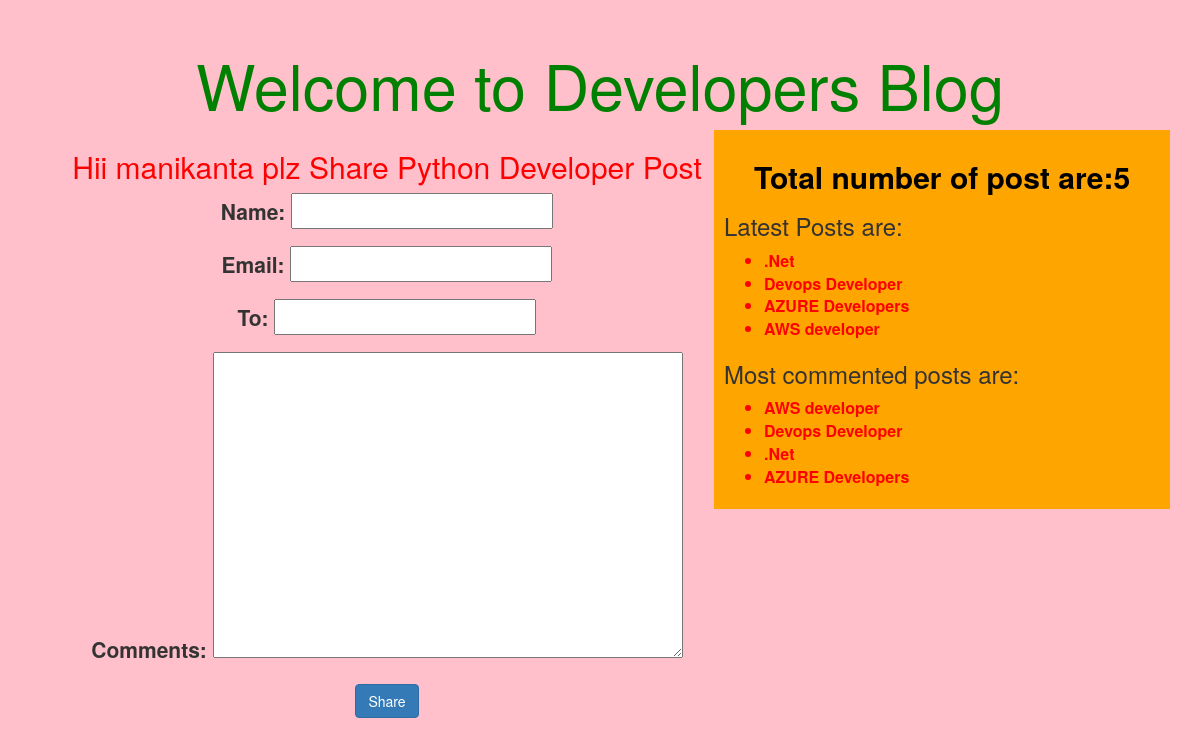
/3/share/ (signed in), run on the app's committed database.
### testapp/models.py (models this page shows, shortened)
class post(models.Model):
    STATUS_CHOICES=(('draft','Draft'),('published','Published'))
    title=models.CharField(max_length=250)
    slug=models.SlugField(max_length=256,unique_for_date='publish')
    author=models.ForeignKey(User,on_delete=models.CASCADE,related_name='blog_posts')
    body=models.TextField()
    publish=models.DateTimeField(default=timezone.now)
    create_on=models.DateTimeField(auto_now_add=True)
    update=models.DateTimeField(auto_now=True)
    status=models.CharField(max_length=10,choices=STATUS_CHOICES,default='draft')
    objects=Manager()
    tags=TaggableManager()
    class meta:
        ordering = ('-publish',)
    def get_absolute_url(self):
        return reverse('post_details',args=[self.publish.year,self.publish.strftime('%m'),self.publish.strftime('%d'),
                                            self.slug])

### testapp/views.py (the view, shortened to what this page needs)
# urls.py: url(r'^(?P<id>[0-9]+)/share/$', shareemail),
@login_required()
def shareemail(request,id):
    post_list=get_object_or_404(post,id=id,status='published')
    sent=False
    to = "mani"
    form=sharebyemail()
    return render(request,"testapp/shareemail.html",{"post":post_list,"form":form,"sent":sent,"email":to})

### testapp/forms.py
class sharebyemail(forms.Form):
    name = forms.CharField()
    email = forms.EmailField()
    to = forms.EmailField()
    comments = forms.CharField(required=False, widget=forms.Textarea)

### testapp/models.py (called while the page is built)
    def get_queryset(self):
        return super().get_queryset().filter(status='published')

### testapp/templatetags/blog_tags.py (called while the page is built)
@register.simple_tag()
def total_posts():
    return post.objects.count()

@register.inclusion_tag('testapp/tags.html')
def show_latest_posts(count=3):
    latest_posts=post.objects.order_by('-publish')[:count]
    return {'latest_posts':latest_posts}

@register.simple_tag()
def most_commented_posts(count=4):
    return post.objects.annotate(most_comments=Count('comments')).order_by('most_comments')[:count]

### templates/testapp/shareemail.html (shortened to what this page needs)
<!DOCTYPE html>
{% extends "testapp/base.html" %}
{% block content %}
    {% if sent %}
        <h2>{{ post.title }} post is Successfully shared to {{ email }}</h2>
        <a href="/" class="btn btn-primary">Back</a>
    {% else %}
        <h2 align="center" >Hii {{ user.username }} plz Share {{post.title|title}} Post</h2>
        <div class="container" align="center">
            <form method="post">
            {{ form.as_p }}
        <input type="submit" class="btn btn-primary" value="Share">
        </form>
        </div>
    {% endif %}
{% endblock %}

### templates/testapp/base.html (shortened to what this page needs)
<!DOCTYPE html>
{%load blog_tags%}
{% load staticfiles %}
<html lang="en">
<head>
    <link rel="stylesheet" href="https://stackpath.bootstrapcdn.com/bootstrap/3.4.1/css/bootstrap.min.css">
    <link rel="stylesheet" href="{% static "css/demo.css" %}">
</head>
<body>
<div class="jumbotron">
<h1 id="he" align="center" >Welcome to Developers Blog</h1>
   <div class="container">
           <div class="content">
                {% block content %}
                {% endblock %}
            </div>
            <div class="sidebar">
                <h2 id="mb">Total number of post are:{%total_posts%}</h2>
                <h3>Latest Posts are:</h3>{%show_latest_posts 4%}
                <h3>Most commented posts are:</h3>{%most_commented_posts as comments_posts %}
                <ul>
                  {%for cmnt in comments_posts %}
                  <li id="tag"><a id=tag href="{{cmnt.get_absolute_url}}">{{cmnt.title}}</a></li>
                  {%endfor%}
                </ul>
            </div>
</div>
</div>
</body>
</html>

### templates/testapp/tags.html
<ul>
  {%for post in latest_posts %}
  <li id="tag"><a id=tag href="{{post.get_absolute_url}}">{{post.title}}</a></li>
  {%endfor%}
</ul>

### static/css/demo.css (style rules this page uses)
.jumbotron { background-color: pink; }
.content { width:60%; float:left; background-color: pink; padding:0 0 0 30px; border: 10px; border-color: red; height:100%; }
.sidebar { width: 40%; float: right; padding: 10px; border: 30px; border-color: red; background-color: orange; height: 100%; }
h1 { text-align: center; padding: 1px; }
h2 { color: red; }
#he { color: green; margin-top: 1px; }
#mb { text-align: center; color: black; font-weight: bold; }
#tag { font-size: medium; font-weight: bold; color: red; text-decoration-color: red; }

### data on the page
post: title "Python Developer"
post: title ".Net"
post: title "Devops Developer"
post: title "AZURE Developers"
post: title "AWS developer"

### other printed values
{{ user.username }} "manikanta"
